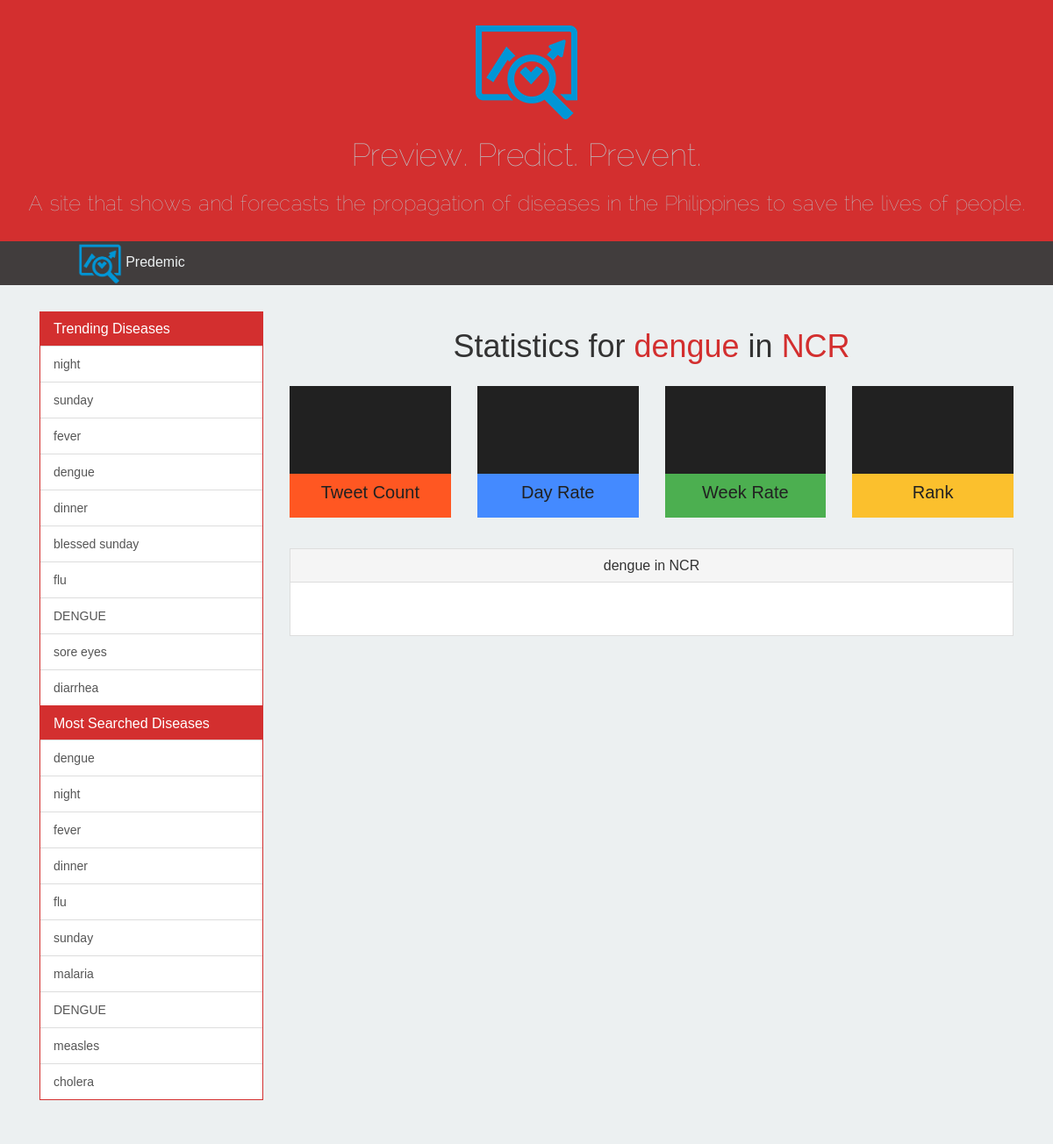
The app's page /homepage/province-stats/NCR/dengue/ with its own data.
### homepage/models.py (models this page shows, shortened)
class Keyword(models.Model):
	word = models.CharField(max_length=128, primary_key=True)
	date = models.DateTimeField()
	searchFrequency = models.PositiveSmallIntegerField(default=1)

### homepage/views.py (the view)
# urls.py: url(r'^province-stats/(?P<province>[\w\d].+)/(?P<keyword>[\w\d].+)/$', views.province_stats, name='province_stats'),
def province_stats(request, keyword, province):
	topSearch = view_most_searched()
	trending = view_trending()
	context_dict = {'province' : province, 'keyword' : keyword, 'topSearch': topSearch, 'trending': trending}
	return render(request, 'homepage/province.html', context_dict)

### homepage/views.py (called while the page is built)
def view_most_searched():
	k = Keyword.objects.order_by('-searchFrequency')[:10]
	return k

def view_trending():
	t = Tweet.objects.values('keyword').order_by('-keyword__count').annotate(Count('keyword'))[:10]
	return t

### templates/homepage/province.html (shortened to what this page needs)
{% extends 'base.html' %}
{% load static %}
{% block  main_block%}
	<div id="title-div">
		<h1 class="text-center">Statistics for <span id="keyword-span">{{ keyword }}</span> in <span id="province-span">{{ province }}</span></h1>
	</div>
	<div class="row stats">
		<div id="tweet-number-div" class="col-md-3">
			<div class="divider">
			</div>
			<div class="div-title tweet">
				<h6 class="text-center">Tweet Count</h6>
			</div>
		</div>
		<div id="day-rate-div" class="col-md-3">
			<div class="divider">
			</div>
			<div class="div-title day">
				<h6 class="text-center">Day Rate</h6>
			</div>
		</div>
		<div id="weekly-rate-div" class="col-md-3">
			<div class="divider">
			</div>
			<div class="div-title week">
				<h6 class="text-center">Week Rate</h6>
			</div>
		</div>
		<div id="rank-div" class="col-md-3">
			<div class="divider">
			</div>
			<div class="div-title rank">
				<h6 class="text-center">Rank</h6>
			</div>
		</div>
	</div>
	<div class="panel panel-default">
        <div class="panel-heading">
            <h3 class="panel-title text-center">{{ keyword }} in {{ province }}</h3>
        </div>
        <div class="panel-body">
        </div>
    </div>
{% endblock %}
{% block css_block %}
	<link href="{% static "css/province.css" %}" rel="stylesheet">
{% endblock %}

### templates/base.html (shortened to what this page needs)
<!DOCTYPE html>
{% load static %}
<html>
<head>
	<link href="{% static "css/bootstrap.min.css" %}" rel="stylesheet">
    <link href="{% static "css/bootstrap-flat.min.css" %}" rel="stylesheet">
    <link href="{% static "css/base.css" %}" rel="stylesheet">
    <link href="{% static "css/main.css" %}" rel="stylesheet">
    {% block css_block %} {% endblock %}
</head>
<body>
    <div class="container-fluid">
        <div id="top-banner" class="row text-center">
            <img src="{% static "images/logo.png" %}"/>
            <h1>Preview. Predict. Prevent.</h1>
            <h3>A site that shows and forecasts the propagation of diseases in the Philippines to save the lives of people.<h3>
        </div>
        <div id="nav-div" class="row">
            <div class="col-md-3 text-center">
                <img src="{% static "images/logo.png" %}"width=50px height=50px />
                <span id="site-title">Predemic</span>
            </div>
        </div>
    	<div id="body-main" class="row">
    		<div class="col-md-3">
                <div class="panel-group" id="trending-div">
                    <div class="panel panel-primary panel-primary-custom">
                        <div class="panel-heading panel-heading-custom">
                            <h4 class="panel-title">
                                <a class="accordion-toggle" data-toggle="collapse" data-parent="#trending-div" href="#trending-div-list">Trending Diseases</a>
                            </h4>
                        </div>
                        <div class="panel-collapse collapse in" id="trending-div-list">
                            <div class="list-group">
                                {% if trending %}
                                    {% for item in trending %}
                                        <a href="#" class="list-group-item">{{ item.keyword }} </a>
                                    {% endfor %}
                                    {% else %}
                                        <strong>Nothing to display.</strong>
                                {% endif %}
                            </div>
                        </div>
                    </div>
                </div>
                <div class="panel-group" id="mostsearched-div">
                    <div class="panel panel-primary panel-primary-custom">
                        <div class="panel-heading panel-heading-custom">
                            <h4 class="panel-title">
                                <a class="accordion-toggle" data-toggle="collapse" data-parent="#mostsearched-div" href="#mostsearched-div-list">Most Searched Diseases</a>
                            </h4>
                        </div>
                        <div class="panel-collapse collapse in" id="mostsearched-div-list">
                            <div class="list-group">
                                {% if topSearch %}
                                    {% for item in topSearch %}
                                        <a href="#" class="list-group-item">{{ item.word }} </a>
                                    {% endfor %}
                                {% else %}
                                    <strong>Nothing to display</strong>
                                {% endif %}
                            </div>
                        </div>
                    </div>
                </div>
    		</div>
			<div class="col-md-9">
                {% block main_block %}{% endblock %}
			</div>
    	</div>
</body>
</html>

### static/css/base.css (style rules this page uses)
body > .container-fluid { width: 100%; top: 10%; }
#top-banner { padding: 20px 20px; height: 275px; background-color: #D32F2F; color: #BDC3C7; font-family: myFirstFont; }
#nav-div { height: 50px; background-color: #413d3d; }
#site-title { font-size: 16px; color: #ECF0F1; }
#body-main { padding: 30px 30px; background-color: #ECF0F1; }
body { font-family: sans-serif; }
#mostsearched-div .panel-primary-custom, #trending-div .panel-primary-custom { border-color: #D32F2F; }
#trending-div .panel-primary > .panel-heading-custom, #mostsearched-div .panel-primary > .panel-heading-custom { background: #D32F2F; border-color: #D32F2F; }
#mostsearched-div { margin-top: -20px; }

### static/css/province.css (style rules this page uses)
#keyword-span, #province-span { color: #D32F2F; }
.divider { height: 100px; background-color: #212121; font-size: 40px; }
.stats { height: 200px; padding-top: 15px; padding-bottom: 10px; }
#tweet-number-div { color: #E64A19; }
#day-rate-div { color: #1976D2; }
#weekly-rate-div { color: #388E3C; }
.div-title { width: 100%; height: 50px; color: #212121; margin-top: -10px; }
.div-title h6 { padding-top: 10px; font-size: 20px; }
.tweet { background-color: #FF5722; }
.day { background-color: #448AFF; }
.week { background-color: #4CAF50; }
#rank-div { color: #FBC02D; }
.rank { background-color: #FBC02D; }

### records on screen
Keyword: word "dengue"
Keyword: word "night"
Keyword: word "fever"
Keyword: word "dinner"
Keyword: word "flu"
Keyword: word "sunday"
Keyword: word "malaria"
Keyword: word "DENGUE"
Keyword: word "measles"
Keyword: word "cholera"

### other values on screen
{{ item.keyword }} "night" "sunday" "fever" "dengue" "dinner" "blessed sunday" "flu" "DENGUE" "sore eyes" "diarrhea"
{{ keyword }} "dengue"
{{ province }} "NCR"
